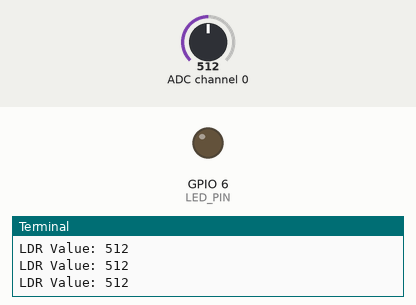
Bench run of a program on a simulated Raspberry Pi (BCM pin numbers). Parts: output pins drawn as LEDs (lit = HIGH), the last lines printed to the terminal. The test bench sets the inputs (shaded band); at power-on: ADC channel 0 = 512 (analog values on the 0–1023 scale).

Above: at 1.2 s.
1.3 s: ADC channel 0 set to 503
At 2.5 s:
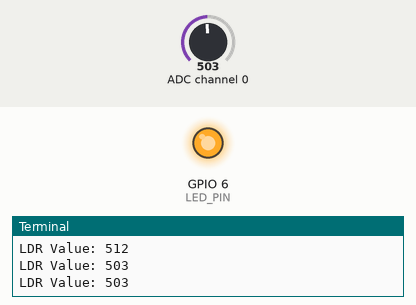
3.0 s: ADC channel 0 set to 522
At 3.6 s:
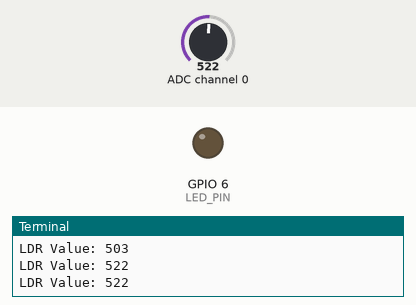
4.5 s: ADC channel 0 set to 511
At 4.9 s:
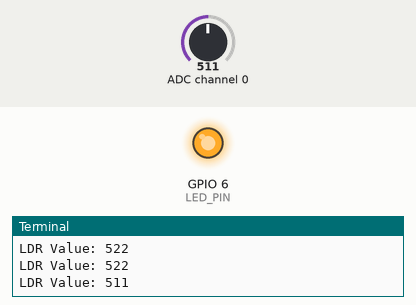
Timing chart, 0 to 7.5 s (numbered marks = the images above; inputs shaded):
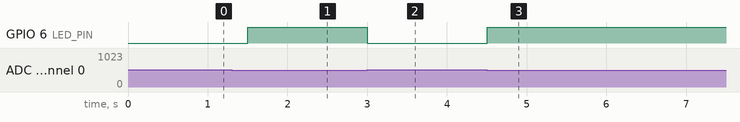

Measured:
- the behaviour switches between 512 and 511 on ADC channel 0 (found by bisection; images 0 and 1)
- after the input at 1.3 s, GPIO 6 (LED_PIN): LOW → HIGH after 0.20 s
- after the input at 3.0 s, GPIO 6 (LED_PIN): HIGH → LOW at once
- after the input at 4.5 s, GPIO 6 (LED_PIN): LOW → HIGH at once

The program:

LDR_task.py
```python
import RPi.GPIO as GPIO
import spidev
import time

LED_PIN = 6
GPIO.setmode(GPIO.BCM)
GPIO.setup(LED_PIN, GPIO.OUT)

# SPI 인스턴스 생성
spi = spidev.SpiDev()

# SPI 통신 시작
spi.open(0, 0)  # bus:0, dev:0 (CEO:0, CE1:1)

# SPI 통신 속도 설정
spi.max_speed_hz = 100000

# 0~7까지 8개의 채널에서 SPI 데이터 읽기
def analog_read(channel):
    # [byte_1, byte_2, byte_3]
    # byte_2 : channel config (channel 0) (+8) -> 0000 1000 -> 1000 0000
    ret = spi.xfer2([1,  (8 +  channel) << 4, 0])
    adc_out = ((ret[1] & 3) << 8) + ret[2]
    return adc_out

try:
    while True:
        ldr_value = analog_read(0)    # reading(0~1023)
        print("LDR Value: %d" % ldr_value)
        if ldr_value < 512:
            GPIO.output(LED_PIN, GPIO.HIGH)
        else:
            GPIO.output(LED_PIN, GPIO.LOW)
        time.sleep(0.5)
finally:
    GPIO.output(LED_PIN, GPIO.LOW)
    GPIO.setup(LED_PIN, GPIO.IN)
    spi.close()
```
